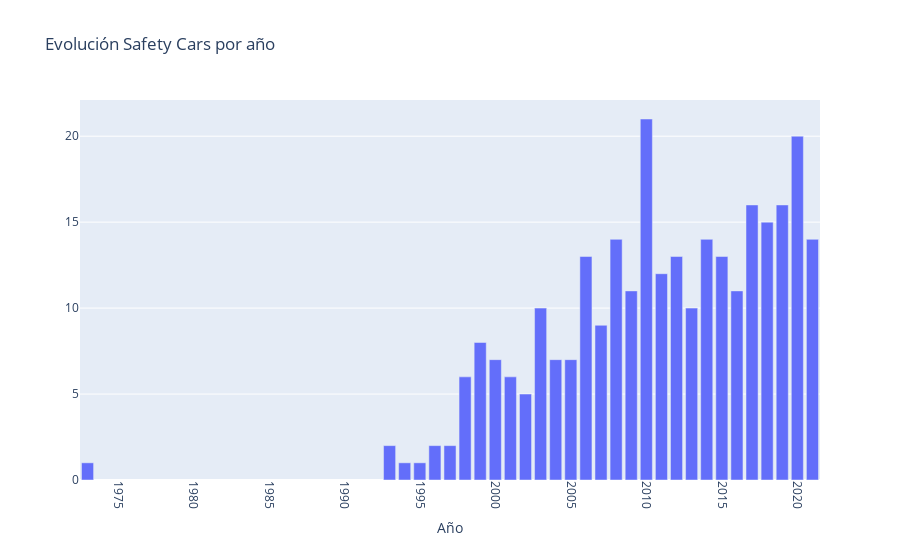

Source (notebook cell):
### Markdown cell above
> Visualización datos

### Code cell
trace1 = {
  'x': graf_safety.index,
  'y': graf_safety['N_Safetycars'],
  'name': 'Sales',
  'type': 'bar'
};
data = [trace1];
layout = {
  'xaxis': {'title': 'Año'},
  'title': 'Evolución Safety Cars por año'
};
fig = go.Figure(data = data, layout = layout)
fig.update_xaxes(
        tickangle = 90)
iplot(fig)

### Figure 1 — Plotly figure (JSON) as saved in the notebook; plotly's stock layout.template omitted (floating-point values rounded to 4 significant figures)
{"data": [{"name": "Sales", "type": "bar", "x": [1973, 1993, 1994, 1995, 1996, 1997, 1998, 1999, 2000, 2001, 2002, 2003, 2004, 2005, 2006, 2007, 2008, 2009, 2010, 2011, 2012, 2013, 2014, 2015, 2016, 2017, 2018, 2019, 2020, 2021], "y": [1, 2, 1, 1, 2, 2, 6, 8, 7, 6, 5, 10, 7, 7, 13, 9, 14, 11, 21, 12, 13, 10, 14, 13, 11, 16, 15, 16, 20, 14]}], "layout": {"title": {"text": "Evolución Safety Cars por año"}, "xaxis": {"tickangle": 90, "title": {"text": "Año"}}}}
